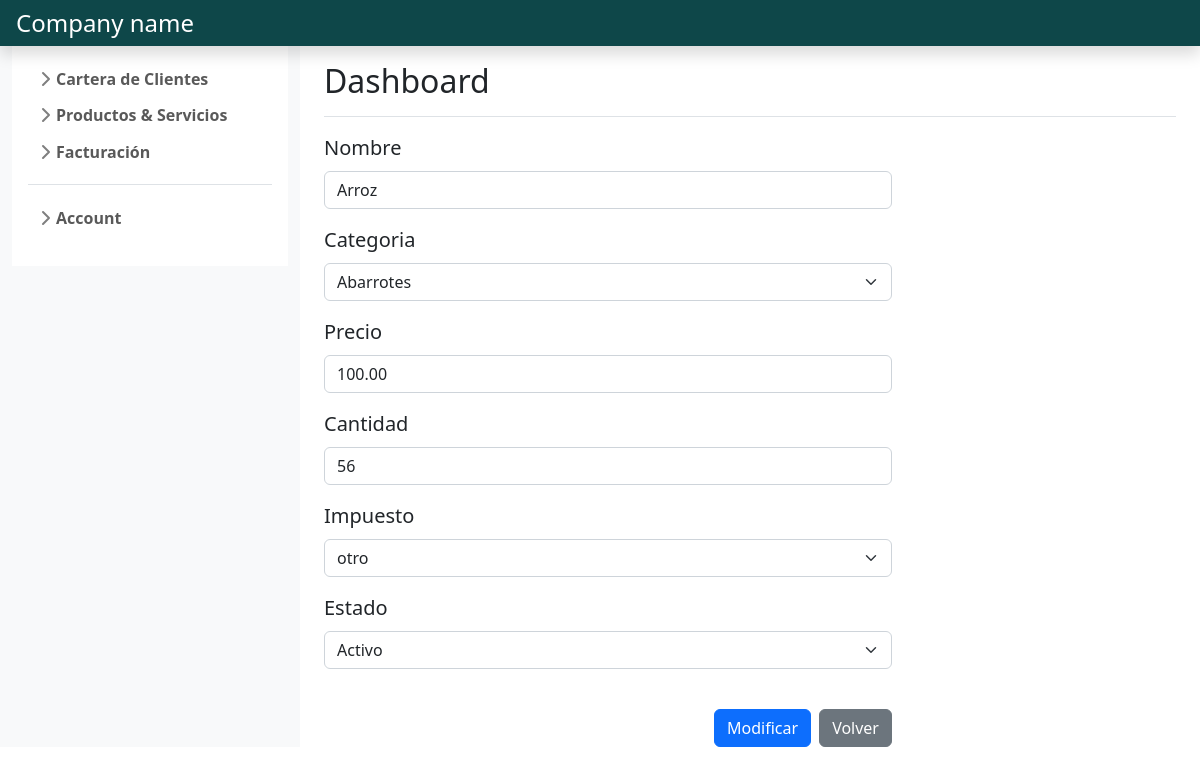
Page /product_and_services/gestion_productos/modificar_producto/11/ (signed in) on the earlier database version.
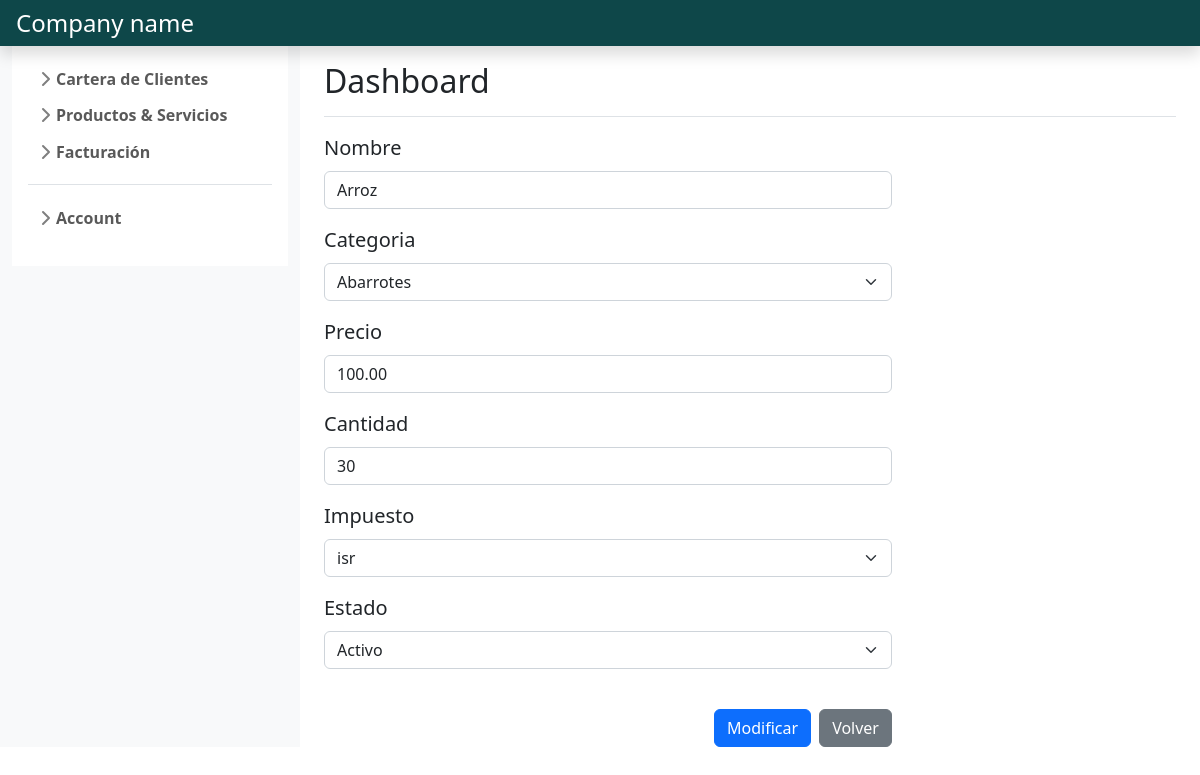
Same page on the later database version.
### product_services_management/models.py (models this page shows)
class Producto(models.Model):
    codigo= models.OneToOneField(Item, on_delete=models.CASCADE)
    nombre= models.CharField(max_length=50)
    categoria= models.ForeignKey(Categoria, on_delete= models.CASCADE)
    precio= models.DecimalField(max_digits=12, decimal_places=2)
    cantidad= models.IntegerField()

class Item(models.Model):
    impuesto= models.ForeignKey(Impuesto, on_delete=models.CASCADE)
    estado= models.BooleanField(default=True)
    creado= models.DateTimeField(auto_now_add=True)
    actualizado= models.DateTimeField(auto_now=True)

### product_services_management/views.py (the view, shortened to what this page needs)
# urls.py: path('gestion_productos/modificar_producto/<int:iditem>/', views.modificar_producto, name='modificar producto'),
@login_required
def modificar_producto(request, iditem):
    if request.method == 'GET':
        item= get_object_or_404(Item, pk= iditem)
        producto=  get_object_or_404(Producto, codigo= item)
        formmodificaritem= FormModificarItem(instance= item)
        formproducto= FormProducto(instance= producto)
        return render(request, 'formulario_modificar_producto.html',
        {'formitem': formmodificaritem,
        'formproducto': formproducto}
        )

### product_services_management/forms.py
class FormModificarItem(forms.ModelForm):
    class Meta:
        model= Item
        fields= ['impuesto', 'estado']
        widgets= {'impuesto':forms.Select(attrs={'class':'form-select'}),
                  'estado':forms.Select(attrs={'class':'form-select'}, choices=[(False, 'Inactivo'), (True, 'Activo')])
                }

class FormProducto(forms.ModelForm):
    class Meta:
        model = Producto
        fields = ['nombre', 'categoria', 'precio', 'cantidad']
        widgets= {'nombre': forms.TextInput(attrs={'class':'form-control', 'placeholder':'Escriba el nombre del producto.'}),
                  'precio': forms.NumberInput(attrs={'class':'form-control', 'placeholder':'Introduzca el precio del producto.'}),
                  'categoria': forms.Select(attrs={'class':'form-select'}),
                  'cantidad': forms.NumberInput(attrs={'class':'form-control', 'placeholder':'Introduzca la cantidad del producto.'}),
                }

### product_services_management/models.py (called while the page is built)
    def __str__(self):
        return self.nombre

    def __str__(self):
        return self.nombre

### product_services_management/templates/formulario_modificar_producto.html (shortened to what this page needs)
{% extends 'base.html' %}
{% load static %}
{% block content %}
<form method="post" id="form_servicio" class="needs-validation" novalidate>
    {% for field in formproducto %}
        <div class="mb-3 gy-2">
            <div class="col-sm-8 ">
                <label for="{{ field.name }}" class="form-label fs-5">{{field.label}}</label>
                {{field}}
            </div>
        </div>
    {% endfor %}
    {% for field in formitem %}
      <div class="mb-3 gy-2">
          <div class="col-sm-8 ">
              <label for="{{ field.name }}" class="form-label fs-5">{{field.label}}</label>
              {{field}}
          </div>
      </div>
    {% endfor %}
</form>
<br>
<div class="d-grid col-sm-8 gap-2 d-md-flex justify-content-md-end">
    <button type="button" class="btn btn-primary" data-bs-toggle="modal" data-bs-target="#exampleModal">
        Modificar
    </button>
    <a class="btn btn-secondary" href="{% url 'gestion productos' %}">Volver</a>
</div>
{% endblock %}

Differences in the rows shown:
changed Producto "Arroz": cantidad "56" → "30"
changed Item "Activo": impuesto "otro" → "isr"
